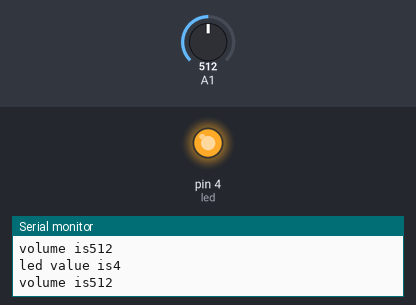
The sketch below on a simulated Arduino Uno, built with avr-gcc and run on an emulated ATmega328P. Parts: output pins drawn as LEDs (lit = HIGH), the last lines printed to the serial monitor. The inputs (shaded band) are chosen by the test bench; at power-on: A1 = 512.

Above: at 1.2 s.
1.3 s: A1 set to 410
2.8 s: A1 set to 388
At 3.6 s:
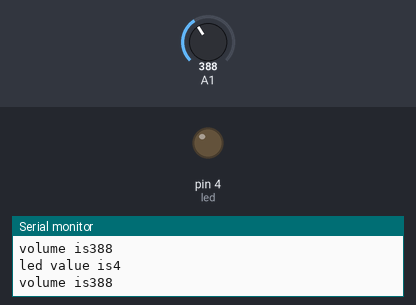
4.3 s: A1 set to 511
At 5.1 s:
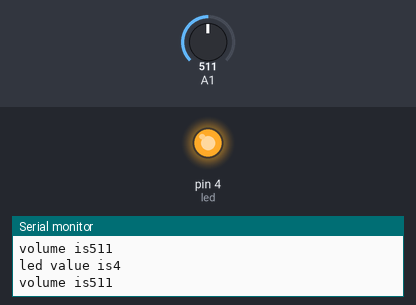
5.8 s: A1 set to 390
At 6.5 s:
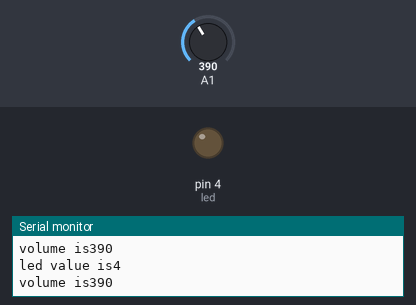
Timing chart, 0 to 8.3 s (numbered marks = the images above; inputs shaded):
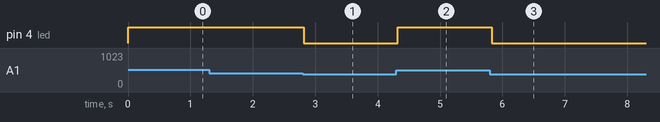

Measured:
- the behaviour switches between 400 and 399 on A1 (found by bisection; images 0 and 1)
- after the input at 2.8 s, pin 4 (led): HIGH → LOW at once
- after the input at 4.3 s, pin 4 (led): LOW → HIGH at once
- after the input at 5.8 s, pin 4 (led): HIGH → LOW at once

The sketch:

music_viz.ino
```cpp
/*
This is the code to make a LED blink with the music.
You have to set the threshold so it' sensible enough to make the led blink.
You connect an LED to PIN13 and the Sound Sensor to Analog Pin 0
 */

int led = 4;
int threshold = 400; //Change This
int volume;

void setup() {
  Serial.begin(9600); // For debugging
  pinMode(led, OUTPUT);

}

void loop() {

  volume = analogRead(A1); // Reads the value from the Analog PIN A1

  Serial.print("led value is");
  Serial.println(led);

  Serial.print("volume is");
  Serial.println(volume);


  /*
    //Debug mode
    Serial.println(volume);
    delay(100);
  */

  if(volume>=threshold){
    digitalWrite(led, HIGH); //Turn ON Led
  }
  else{
    digitalWrite(led, LOW); // Turn OFF Led
  }

  delay (100);

}
```
